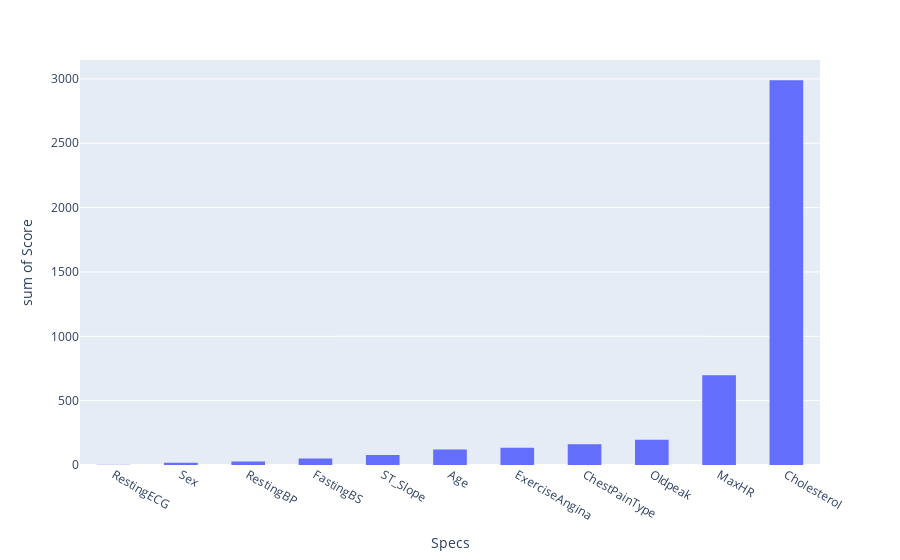

The notebook cell this image was saved under:
### Code cell
# import matplotlib.pyplot as plt
# %matplotlib inline

# my_plot = f_Scores.plot(x = "Specs", y = "Score", kind='barh')

fig = px.histogram(f_Scores, x = "Specs", y = "Score").update_xaxes(categoryorder='total ascending')
fig.update_layout(bargap=0.5)
fig.show()

### Figure 1 — Plotly figure (JSON) as saved in the notebook; plotly's stock layout.template omitted (floating-point values rounded to 4 significant figures)
{"data": [{"alignmentgroup": "True", "bingroup": "x", "histfunc": "sum", "hovertemplate": "Specs=%{x}<br>sum of Score=%{y}<extra></extra>", "legendgroup": "", "marker": {"color": "#636efa", "pattern": {"shape": ""}}, "name": "", "offsetgroup": "", "orientation": "v", "showlegend": false, "type": "histogram", "x": ["Age", "Sex", "ChestPainType", "RestingBP", "Cholesterol", "FastingBS", "RestingECG", "MaxHR", "ExerciseAngina", "Oldpeak", "ST_Slope"], "xaxis": "x", "y": [121.3, 18.01, 160.7, 27.48, 2990.0, 50.3, 1.218, 696.7, 133.6, 195.5, 77.49], "yaxis": "y"}], "layout": {"bargap": 0.5, "barmode": "relative", "legend": {"tracegroupgap": 0}, "margin": {"t": 60}, "xaxis": {"anchor": "y", "categoryorder": "total ascending", "domain": [0, 1], "title": {"text": "Specs"}}, "yaxis": {"anchor": "x", "domain": [0, 1], "title": {"text": "sum of Score"}}}}
